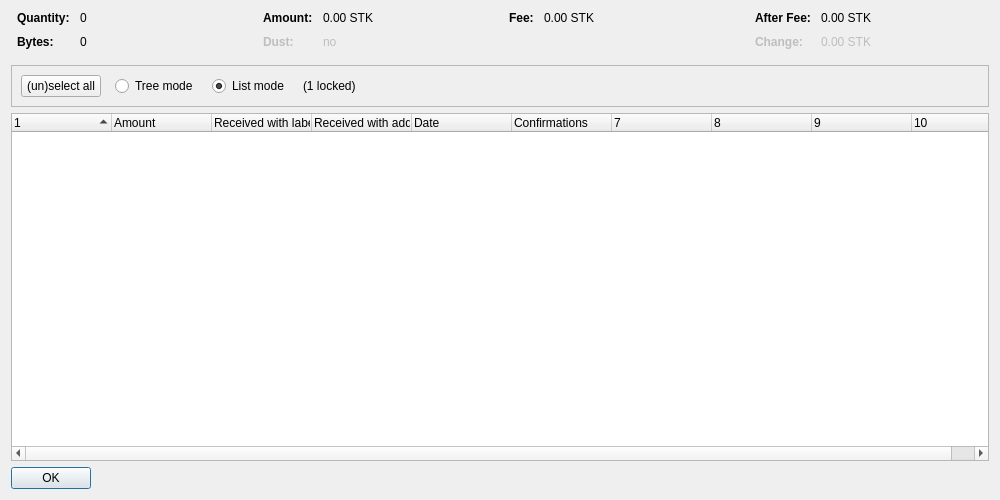
<?xml version="1.0" encoding="UTF-8"?>
<ui version="4.0">
 <class>CoinControlDialog</class>
 <widget class="QDialog" name="CoinControlDialog">
  <property name="geometry">
   <rect>
    <x>0</x>
    <y>0</y>
    <width>1000</width>
    <height>500</height>
   </rect>
  </property>
  <property name="windowTitle">
   <string>Coin Selection</string>
  </property>
  <layout class="QVBoxLayout" name="verticalLayout">
   <item>
    <layout class="QHBoxLayout" name="horizontalLayoutTop" stretch="0,0,0,0">
     <property name="topMargin">
      <number>0</number>
     </property>
     <property name="bottomMargin">
      <number>10</number>
     </property>
     <item>
      <layout class="QFormLayout" name="formLayoutCoinControl1">
       <property name="horizontalSpacing">
        <number>10</number>
       </property>
       <property name="verticalSpacing">
        <number>10</number>
       </property>
       <property name="leftMargin">
        <number>6</number>
       </property>
       <property name="rightMargin">
        <number>6</number>
       </property>
       <item row="0" column="0">
        <widget class="QLabel" name="labelCoinControlQuantityText">
         <property name="font">
          <font>
           <weight>75</weight>
           <bold>true</bold>
          </font>
         </property>
         <property name="text">
          <string>Quantity:</string>
         </property>
        </widget>
       </item>
       <item row="0" column="1">
        <widget class="QLabel" name="labelCoinControlQuantity">
         <property name="cursor">
          <cursorShape>IBeamCursor</cursorShape>
         </property>
         <property name="contextMenuPolicy">
          <enum>Qt::ActionsContextMenu</enum>
         </property>
         <property name="text">
          <string notr="true">0</string>
         </property>
         <property name="textInteractionFlags">
          <set>Qt::LinksAccessibleByMouse|Qt::TextSelectableByKeyboard|Qt::TextSelectableByMouse</set>
         </property>
        </widget>
       </item>
       <item row="1" column="0">
        <widget class="QLabel" name="labelCoinControlBytesText">
         <property name="font">
          <font>
           <weight>75</weight>
           <bold>true</bold>
          </font>
         </property>
         <property name="text">
          <string>Bytes:</string>
         </property>
        </widget>
       </item>
       <item row="1" column="1">
        <widget class="QLabel" name="labelCoinControlBytes">
         <property name="cursor">
          <cursorShape>IBeamCursor</cursorShape>
         </property>
         <property name="contextMenuPolicy">
          <enum>Qt::ActionsContextMenu</enum>
         </property>
         <property name="text">
          <string notr="true">0</string>
         </property>
         <property name="textInteractionFlags">
          <set>Qt::LinksAccessibleByMouse|Qt::TextSelectableByKeyboard|Qt::TextSelectableByMouse</set>
         </property>
        </widget>
       </item>
      </layout>
     </item>
     <item>
      <layout class="QFormLayout" name="formLayoutCoinControl2">
       <property name="horizontalSpacing">
        <number>10</number>
       </property>
       <property name="verticalSpacing">
        <number>10</number>
       </property>
       <property name="leftMargin">
        <number>6</number>
       </property>
       <property name="rightMargin">
        <number>6</number>
       </property>
       <item row="0" column="0">
        <widget class="QLabel" name="labelCoinControlAmountText">
         <property name="font">
          <font>
           <weight>75</weight>
           <bold>true</bold>
          </font>
         </property>
         <property name="text">
          <string>Amount:</string>
         </property>
        </widget>
       </item>
       <item row="0" column="1">
        <widget class="QLabel" name="labelCoinControlAmount">
         <property name="cursor">
          <cursorShape>IBeamCursor</cursorShape>
         </property>
         <property name="contextMenuPolicy">
          <enum>Qt::ActionsContextMenu</enum>
         </property>
         <property name="text">
          <string notr="true">0.00 STK</string>
         </property>
         <property name="textInteractionFlags">
          <set>Qt::LinksAccessibleByMouse|Qt::TextSelectableByKeyboard|Qt::TextSelectableByMouse</set>
         </property>
        </widget>
       </item>
       <item row="1" column="0">
        <widget class="QLabel" name="labelCoinControlLowOutputText">
         <property name="enabled">
          <bool>false</bool>
         </property>
         <property name="font">
          <font>
           <weight>75</weight>
           <bold>true</bold>
          </font>
         </property>
         <property name="text">
          <string>Dust:</string>
         </property>
        </widget>
       </item>
       <item row="1" column="1">
        <widget class="QLabel" name="labelCoinControlLowOutput">
         <property name="enabled">
          <bool>false</bool>
         </property>
         <property name="cursor">
          <cursorShape>IBeamCursor</cursorShape>
         </property>
         <property name="contextMenuPolicy">
          <enum>Qt::ActionsContextMenu</enum>
         </property>
         <property name="text">
          <string notr="true">no</string>
         </property>
         <property name="textInteractionFlags">
          <set>Qt::LinksAccessibleByMouse|Qt::TextSelectableByKeyboard|Qt::TextSelectableByMouse</set>
         </property>
        </widget>
       </item>
      </layout>
     </item>
     <item>
      <layout class="QFormLayout" name="formLayoutCoinControl3">
       <property name="horizontalSpacing">
        <number>10</number>
       </property>
       <property name="verticalSpacing">
        <number>10</number>
       </property>
       <property name="leftMargin">
        <number>6</number>
       </property>
       <property name="rightMargin">
        <number>6</number>
       </property>
       <item row="0" column="0">
        <widget class="QLabel" name="labelCoinControlFeeText">
         <property name="font">
          <font>
           <weight>75</weight>
           <bold>true</bold>
          </font>
         </property>
         <property name="text">
          <string>Fee:</string>
         </property>
        </widget>
       </item>
       <item row="0" column="1">
        <widget class="QLabel" name="labelCoinControlFee">
         <property name="cursor">
          <cursorShape>IBeamCursor</cursorShape>
         </property>
         <property name="contextMenuPolicy">
          <enum>Qt::ActionsContextMenu</enum>
         </property>
         <property name="text">
          <string notr="true">0.00 STK</string>
         </property>
         <property name="textInteractionFlags">
          <set>Qt::LinksAccessibleByMouse|Qt::TextSelectableByKeyboard|Qt::TextSelectableByMouse</set>
         </property>
        </widget>
       </item>
      </layout>
     </item>
     <item>
      <layout class="QFormLayout" name="formLayoutCoinControl4">
       <property name="horizontalSpacing">
        <number>10</number>
       </property>
       <property name="verticalSpacing">
        <number>10</number>
       </property>
       <property name="leftMargin">
        <number>6</number>
       </property>
       <property name="rightMargin">
        <number>6</number>
       </property>
       <item row="0" column="0">
        <widget class="QLabel" name="labelCoinControlAfterFeeText">
         <property name="font">
          <font>
           <weight>75</weight>
           <bold>true</bold>
          </font>
         </property>
         <property name="text">
          <string>After Fee:</string>
         </property>
        </widget>
       </item>
       <item row="0" column="1">
        <widget class="QLabel" name="labelCoinControlAfterFee">
         <property name="cursor">
          <cursorShape>IBeamCursor</cursorShape>
         </property>
         <property name="contextMenuPolicy">
          <enum>Qt::ActionsContextMenu</enum>
         </property>
         <property name="text">
          <string notr="true">0.00 STK</string>
         </property>
         <property name="textInteractionFlags">
          <set>Qt::LinksAccessibleByMouse|Qt::TextSelectableByKeyboard|Qt::TextSelectableByMouse</set>
         </property>
        </widget>
       </item>
       <item row="1" column="0">
        <widget class="QLabel" name="labelCoinControlChangeText">
         <property name="enabled">
          <bool>false</bool>
         </property>
         <property name="font">
          <font>
           <weight>75</weight>
           <bold>true</bold>
          </font>
         </property>
         <property name="text">
          <string>Change:</string>
         </property>
        </widget>
       </item>
       <item row="1" column="1">
        <widget class="QLabel" name="labelCoinControlChange">
         <property name="enabled">
          <bool>false</bool>
         </property>
         <property name="cursor">
          <cursorShape>IBeamCursor</cursorShape>
         </property>
         <property name="contextMenuPolicy">
          <enum>Qt::ActionsContextMenu</enum>
         </property>
         <property name="text">
          <string notr="true">0.00 STK</string>
         </property>
         <property name="textInteractionFlags">
          <set>Qt::LinksAccessibleByMouse|Qt::TextSelectableByKeyboard|Qt::TextSelectableByMouse</set>
         </property>
        </widget>
       </item>
      </layout>
     </item>
    </layout>
   </item>
   <item>
    <widget class="QFrame" name="frame">
     <property name="minimumSize">
      <size>
       <width>0</width>
       <height>40</height>
      </size>
     </property>
     <property name="frameShape">
      <enum>QFrame::StyledPanel</enum>
     </property>
     <property name="frameShadow">
      <enum>QFrame::Sunken</enum>
     </property>
     <layout class="QHBoxLayout" name="horizontalLayout">
      <item>
       <layout class="QHBoxLayout" name="horizontalLayoutPanel" stretch="0,0,0,0,0">
        <property name="spacing">
         <number>14</number>
        </property>
        <item>
         <widget class="QPushButton" name="pushButtonSelectAll">
          <property name="sizePolicy">
           <sizepolicy hsizetype="Maximum" vsizetype="Fixed">
            <horstretch>0</horstretch>
            <verstretch>0</verstretch>
           </sizepolicy>
          </property>
          <property name="text">
           <string>(un)select all</string>
          </property>
          <property name="autoDefault">
           <bool>false</bool>
          </property>
         </widget>
        </item>
        <item>
         <widget class="QRadioButton" name="radioTreeMode">
          <property name="sizePolicy">
           <sizepolicy hsizetype="Maximum" vsizetype="Fixed">
            <horstretch>0</horstretch>
            <verstretch>0</verstretch>
           </sizepolicy>
          </property>
          <property name="text">
           <string>Tree mode</string>
          </property>
         </widget>
        </item>
        <item>
         <widget class="QRadioButton" name="radioListMode">
          <property name="sizePolicy">
           <sizepolicy hsizetype="Maximum" vsizetype="Fixed">
            <horstretch>0</horstretch>
            <verstretch>0</verstretch>
           </sizepolicy>
          </property>
          <property name="text">
           <string>List mode</string>
          </property>
          <property name="checked">
           <bool>true</bool>
          </property>
         </widget>
        </item>
        <item>
         <widget class="QLabel" name="labelLocked">
          <property name="text">
           <string notr="true">(1 locked)</string>
          </property>
         </widget>
        </item>
        <item>
         <spacer name="horizontalSpacer">
          <property name="orientation">
           <enum>Qt::Horizontal</enum>
          </property>
          <property name="sizeHint" stdset="0">
           <size>
            <width>40</width>
            <height>20</height>
           </size>
          </property>
         </spacer>
        </item>
       </layout>
      </item>
     </layout>
    </widget>
   </item>
   <item>
    <widget class="CoinControlTreeWidget" name="treeWidget">
     <property name="contextMenuPolicy">
      <enum>Qt::CustomContextMenu</enum>
     </property>
     <property name="sortingEnabled">
      <bool>false</bool>
     </property>
     <property name="columnCount">
      <number>10</number>
     </property>
     <attribute name="headerShowSortIndicator" stdset="0">
      <bool>true</bool>
     </attribute>
     <attribute name="headerStretchLastSection">
      <bool>false</bool>
     </attribute>
     <column>
      <property name="text">
       <string/>
      </property>
     </column>
     <column>
      <property name="text">
       <string>Amount</string>
      </property>
     </column>
     <column>
      <property name="text">
       <string>Received with label</string>
      </property>
     </column>
     <column>
      <property name="text">
       <string>Received with address</string>
      </property>
     </column>
     <column>
      <property name="text">
       <string>Date</string>
      </property>
     </column>
     <column>
      <property name="text">
       <string>Confirmations</string>
      </property>
      <property name="toolTip">
       <string>Confirmed</string>
      </property>
     </column>
     <column>
      <property name="text">
       <string/>
      </property>
     </column>
     <column>
      <property name="text">
       <string/>
      </property>
     </column>
     <column>
      <property name="text">
       <string/>
      </property>
     </column>
     <column>
      <property name="text">
       <string/>
      </property>
     </column>
    </widget>
   </item>
   <item>
    <widget class="QDialogButtonBox" name="buttonBox">
     <property name="sizePolicy">
      <sizepolicy hsizetype="Maximum" vsizetype="Fixed">
       <horstretch>0</horstretch>
       <verstretch>0</verstretch>
      </sizepolicy>
     </property>
     <property name="orientation">
      <enum>Qt::Horizontal</enum>
     </property>
     <property name="standardButtons">
      <set>QDialogButtonBox::Ok</set>
     </property>
    </widget>
   </item>
  </layout>
 </widget>
 <customwidgets>
  <customwidget>
   <class>CoinControlTreeWidget</class>
   <extends>QTreeWidget</extends>
   <header>coincontroltreewidget.h</header>
  </customwidget>
 </customwidgets>
 <resources/>
 <connections/>
</ui>
